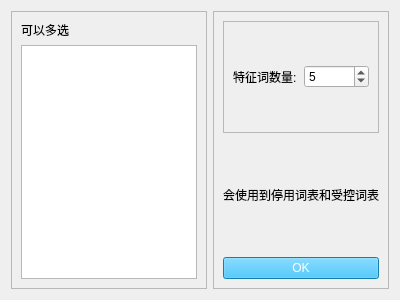
<?xml version="1.0" encoding="UTF-8"?>
<ui version="4.0">
 <class>Form</class>
 <widget class="QWidget" name="Form">
  <property name="geometry">
   <rect>
    <x>0</x>
    <y>0</y>
    <width>400</width>
    <height>300</height>
   </rect>
  </property>
  <property name="windowTitle">
   <string>提取特征词</string>
  </property>
  <layout class="QHBoxLayout" name="horizontalLayout">
   <item>
    <widget class="QFrame" name="frame">
     <property name="frameShape">
      <enum>QFrame::StyledPanel</enum>
     </property>
     <property name="frameShadow">
      <enum>QFrame::Raised</enum>
     </property>
     <layout class="QVBoxLayout" name="verticalLayout_2">
      <item>
       <widget class="QLabel" name="label">
        <property name="text">
         <string>可以多选</string>
        </property>
       </widget>
      </item>
      <item>
       <widget class="QListWidget" name="listWidget">
        <property name="selectionMode">
         <enum>QAbstractItemView::ExtendedSelection</enum>
        </property>
       </widget>
      </item>
     </layout>
    </widget>
   </item>
   <item>
    <widget class="QFrame" name="frame_2">
     <property name="frameShape">
      <enum>QFrame::StyledPanel</enum>
     </property>
     <property name="frameShadow">
      <enum>QFrame::Raised</enum>
     </property>
     <layout class="QVBoxLayout" name="verticalLayout">
      <item>
       <widget class="QFrame" name="frame_3">
        <property name="frameShape">
         <enum>QFrame::StyledPanel</enum>
        </property>
        <property name="frameShadow">
         <enum>QFrame::Raised</enum>
        </property>
        <layout class="QHBoxLayout" name="horizontalLayout_2">
         <item>
          <widget class="QLabel" name="label_2">
           <property name="text">
            <string>特征词数量:</string>
           </property>
          </widget>
         </item>
         <item>
          <widget class="QSpinBox" name="spinBox_threshold">
           <property name="value">
            <number>5</number>
           </property>
          </widget>
         </item>
        </layout>
       </widget>
      </item>
      <item>
       <widget class="QLabel" name="label_3">
        <property name="text">
         <string>会使用到停用词表和受控词表</string>
        </property>
       </widget>
      </item>
      <item>
       <widget class="QPushButton" name="pushButton">
        <property name="styleSheet">
         <string notr="true">color: rgb(255, 255, 255); background-color: rgb(28, 177, 245);</string>
        </property>
        <property name="text">
         <string>OK</string>
        </property>
       </widget>
      </item>
     </layout>
    </widget>
   </item>
  </layout>
 </widget>
 <resources/>
 <connections/>
</ui>
